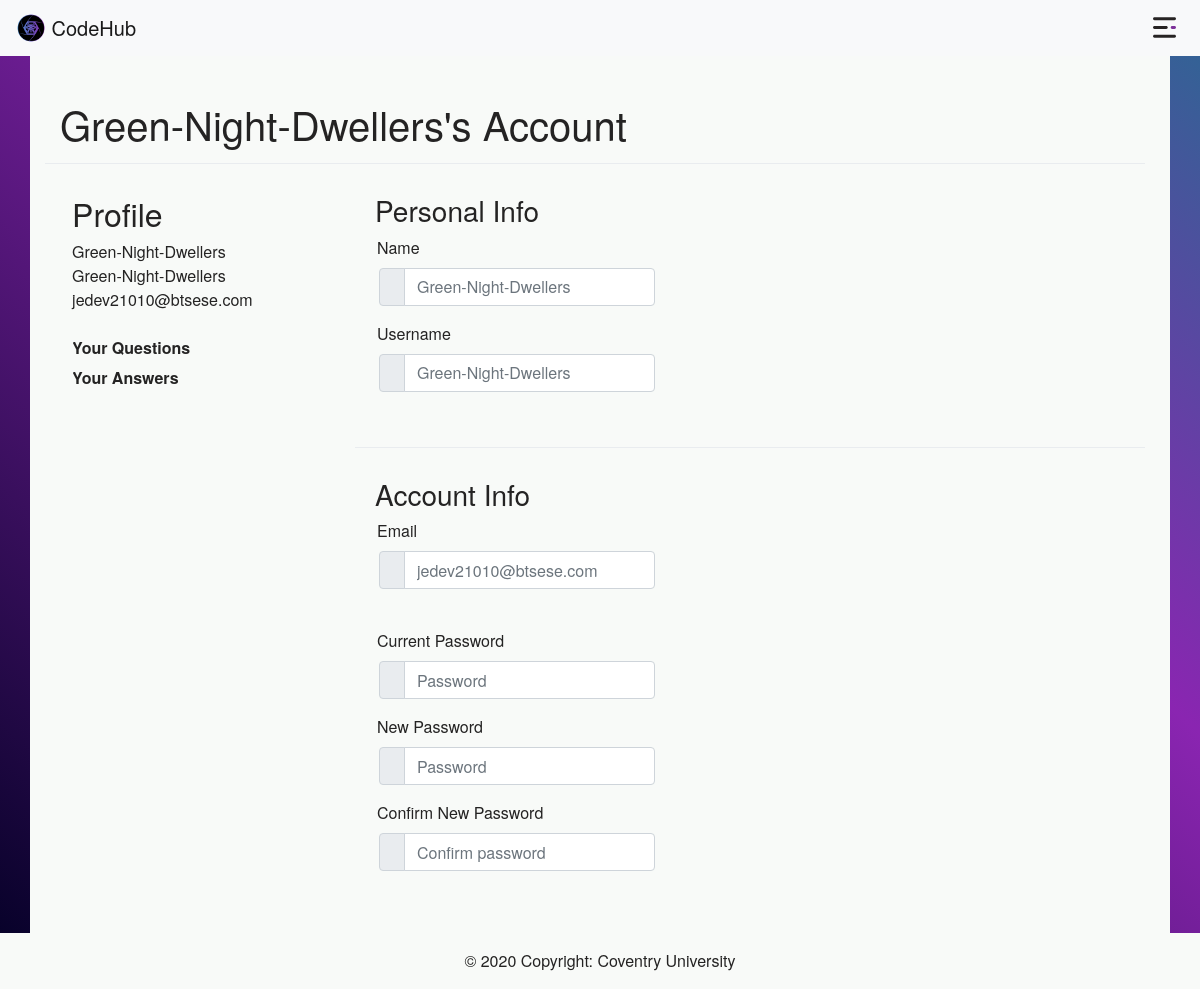
The page /Green-Night-Dwellers/account (signed in) on the database its author committed.
### app/models/models.py (models this page shows, shortened)
class User(db.Model, UserMixin):
    user_id = db.Column(db.Integer, primary_key=True)
    name = db.Column(db.String(80), unique=False, nullable=False)
    username = db.Column(db.String(80), unique=True, nullable=False)
    email = db.Column(db.String(120), unique=True, nullable=False)
    password = db.Column(db.String(120), nullable=False)
    email_confirmation = db.Column(db.Boolean(1), unique=False, default=False)
    admin = db.Column(db.Boolean(1), unique=False, default=False)
    question = db.relationship('Question', backref='author', lazy=True)
    answer = db.relationship('Answer', backref='author', lazy=True)

### app/users/routes.py (the view, shortened to what this page needs)
@user_blp.route('/<username>/account', methods=['GET', 'POST'])
@login_required
def account(username):
    form = Account_Form()
    user = User.query.filter_by(username=current_user.username).first()
    if current_user.email_confirmation == False:
        flash(f'Activate your account first, {user.name}', 'danger')
        return redirect(url_for('user_blp.unconfirmed', username=user.username))
    return render_template('auth/account.html', title='account', form=form)

### app/users/forms/account.py (shortened to what this page needs)
class Account_Form(FlaskForm):
    name = StringField('Name', validators=[Optional()])
    username = StringField('Username', validators=[Optional()])
    email = StringField('Email', validators=[Optional(), Regexp(email_reg)])
    current_password = PasswordField('Password', validators=[Optional()])
    new_password = PasswordField('Password', validators=[Optional(), Regexp(password_reg), Length(min=8)])
    confirm_password = PasswordField('Confirm Password', validators=[Optional(), EqualTo('new_password')])
    submit = SubmitField('Update Account')

### app/models/models.py (called while the page is built)
@login_manager.user_loader
def load_user(user_id):
    return User.query.get(int(user_id))

### app/templates/auth/account.html (shortened to what this page needs)
{% extends 'base.html' %}
{% block body %}
    <div class="container feedArea">
        <br>
        <h1 id="account_titlle">{{ current_user.name }}'s Account</h1>
        <div id="account_dividir" class="dropdown-divider"></div>
        <div class="row col-container">
            <div class="col- info">
                <ul id='title' class="meta list list-unstyled">
                    <h2 class="title"><span class="pro-label label label-warning">Profile</span></h2>
                    <li>{{ current_user.name }}</li>
                    <li>{{ current_user.username }}</li>
                    <li>{{ current_user.email }}</li>
                    <br>
                    <a href="/{{ current_user.username }}/questions">Your Questions</a>
                    <a href="/{{ current_user.username }}/answers">Your Answers</a>
                </ul>
            </div>
            <div class="col-md">
                <form class="register_box_size" method="POST" action="">
                    <h3 class="fieldset-title">Personal Info</h3>
                    <label id="login_form">Name</label>
                    <div class="form-group input-group">
                        <div class="input-group-prepend">
                            <span class="input-group-text">  </span>
                        </div>
                        {% if form.name.errors %}
                            {{ form.name(class="form-control is-invalid") }}
                            <div class="invalid-feedback">
                                {% for error in form.name.errors %}
                                    {{ error }}
                                {% endfor %}
                            </div>
                        {% else %}
                            {{ form.name(class="form-control", placeholder=current_user.name) }}
                        {% endif %}
                    </div>
                    <label id="login_form">Username</label>
                    <div class="form-group input-group">
                        <div class="input-group-prepend">
                            <span class="input-group-text">  </span>
                        </div>
                        {% if form.username.errors %}
                            {{ form.username(class="form-control is-invalid") }}
                            <div class="invalid-feedback">
                                {% for error in form.username.errors %}
                                    {{ error }}
                                {% endfor %}
                            </div>
                        {% else %}
                            {{ form.username(class="form-control", placeholder=current_user.username) }}
                        {% endif %}
                    </div>
                    <br>
                    <div id="account_dividir" class="dropdown-divider"></div>
                    <h3 class="fieldset-title">Account Info</h3>
                    <label id="login_form">Email</label>
                    <div class="form-group input-group">
                        <div class="input-group-prepend">
                            <span class="input-group-text">  </span>
                        </div>
                        {% if form.email.errors %}
                            {{ form.email(class="form-control is-invalid") }}
                            <div class="invalid-feedback">
                                {% for error in form.email.errors %}
                                    {{ error }}
                                {% endfor %}
                            </div>
                        {% else %}
                            {{ form.email(class="form-control", placeholder=current_user.email) }}
                        {% endif %}
                    </div>
                    <br>
                    <label id="login_form">Current Password</label>
                    <div class="form-group input-group">
                        <div class="input-group-prepend">
                            <span class="input-group-text">  </span>
                        </div>
                        {{ form.current_password(class="form-control", placeholder="Password") }}
                    </div>
                    <label id="login_form">New Password</label>
                    <div class="form-group input-group">
                        <div class="input-group-prepend">
                            <span class="input-group-text">  </span>
                        </div>
                        {% if form.new_password.errors %}
                            {{ form.new_password(class="form-control is-invalid", placeholder="Password") }}
                            <div class="invalid-feedback">
                                {% for error in form.new_password.errors %}
                                    {{ error }}
                                    Password must be at least 8 characters long, include a capital letter, a number and a symbol
                                {% endfor %}
                            </div>
                        {% else %}
                            {{ form.new_password(class="form-control", placeholder="Password") }}
                        {% endif %}
                    </div>
                    <label id="login_form">Confirm New Password</label>
                    <div class="form-group input-group">
                        <div class="input-group-prepend">
                            <span class="input-group-text">  </span>
                        </div>
                        {% if form.confirm_password.errors %}
                            {{ form.confirm_password(class="form-control is-invalid", placeholder="Confirm password") }}
                            <div class="invalid-feedback">
                                {% for error in form.confirm_password.errors %}
                                    {{ error }}
                                {% endfor %}
                            </div>
                        {% else %}
                            {{ form.confirm_password(class="form-control", placeholder="Confirm password") }}
                        {% endif %}
                    </div>
                    <br>
                    <br>
                    <div class="form-group input-group">
                    </div>
                </form>
            </div>
        </div>
    </div>
{% endblock %}

### app/static/main.css (style rules this page uses)
body { margin: 0; font-family: "Helvetica Neue", Helvetica, Arial, sans-serif; color: rgb(36, 35, 35); background: no-repeat center center fixed linear-gradient(to top right, rgba(2,0,36,1) 0%, rgba(138,37,177,1) 63%, rgba(47,101,148,1) 99%) !important; background-repeat: no-repeat; -webkit-background-size: cover; -moz-background-size: cover; -o-background-size: cover; background-size: cover; height: 95vh; }
footer, .feedArea, .reset_btn { background-color: #f8faf8; }
.dropdown-divider, .divider { margin: 10px; margin-top: 15px !important; }
.info { padding-left: 40px; margin-right: 60px; width: 250px; }
#account_dividir { margin-top: 15px !important; padding-top: 15px; margin-left: 0px; margin-bottom: 15px; }
#account_titlle { padding-top: 20px; padding-left: 15px; margin-bottom: 0.2em; }
.col-container, .feedArea { min-height: 100%; }
.fieldset-title, .help-block { margin-left: 20px !important; }
.input-group { width: 300px !important; padding-left: 3%; }
#login_form { padding-left: 22px !important; }
#content, #title>a, .rounded, #title, #content_answer { border-radius: 16px !important; margin-left: auto; margin-right: auto; width: 98%; color: rgb(36, 35, 35); text-decoration: none; }
#title>a { position: relative; display: inline-block; font-weight: 800; color: rgb(36, 35, 35); overflow: hidden; background: linear-gradient(to right, #007bff, #007bff 50%, rgb(36, 35, 35) 50%); background-clip: text; -webkit-background-clip: text; -webkit-text-fill-color: transparent; background-size: 200% 100%; background-position: 100%; transition: background-position 250ms ease; }

### rows shown on the page
User: name "Green-Night-Dwellers", username "Green-Night-Dwellers", email "jedev21010@btsese.com"
